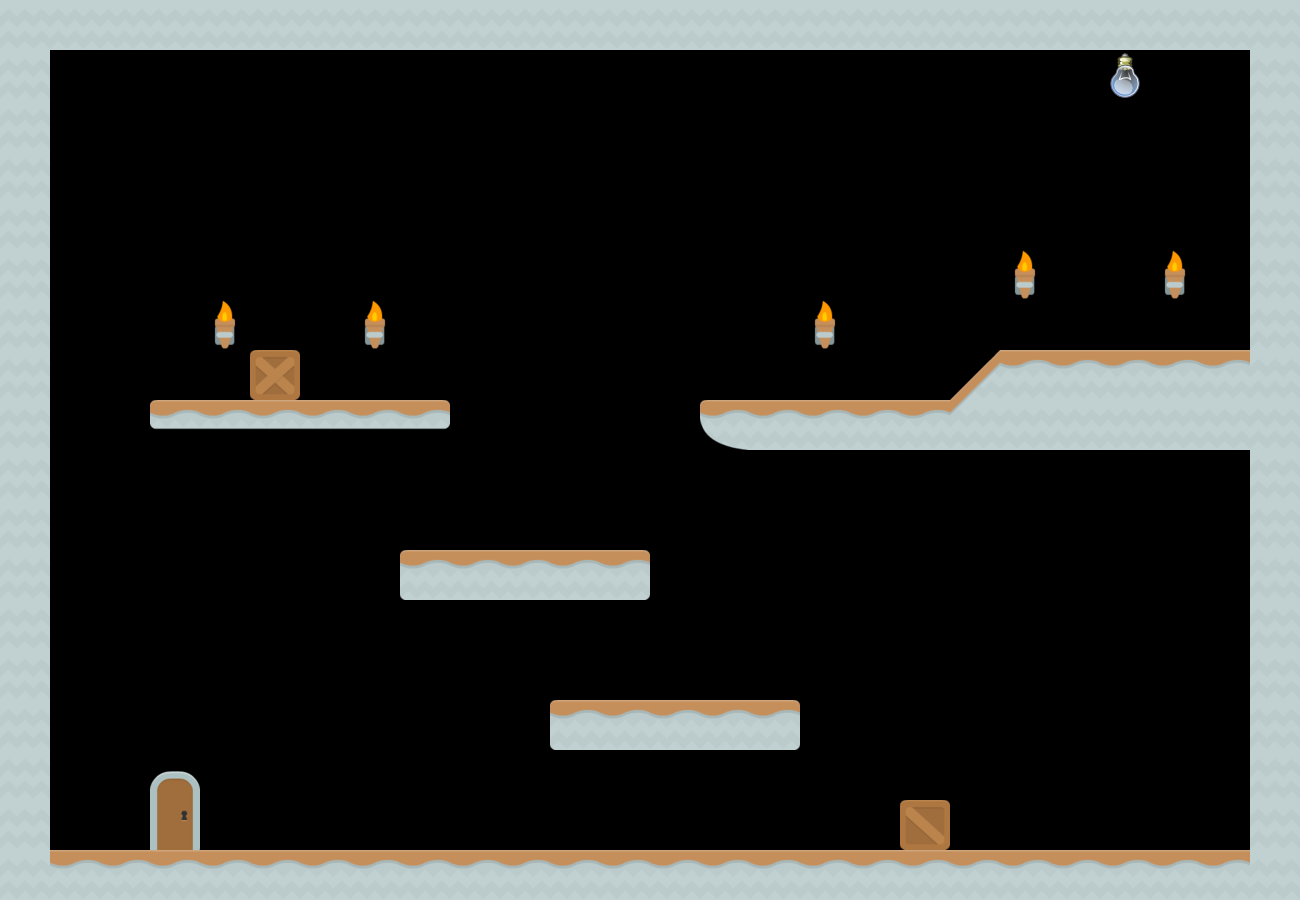

Below is a game level as drawn by its tile map, then a one-line description and the .tmx that defines it (tile-layer data replaced by summaries):
An orthogonal 26x18 tile map with 50x50 px tiles, 1 tile layer (Tile Layer 1), 5 tilesets and 4 objects.

<map version="1.0" orientation="orthogonal" width="26" height="18" tilewidth="50" tileheight="50">
 <tileset firstgid="1" source="dirt.tsx" />
 <tileset firstgid="21" source="misc.tsx" />
 <tileset firstgid="51" source="talker.tsx" />
 <tileset firstgid="67" source="lightbulb.tsx" />
 <tileset firstgid="69" source="box.tsx" />
 <layer name="Tile Layer 1" width="26" height="18">
  <data>[468 cells, 127 non-empty, 16 distinct tile ids]</data>
 </layer>
 <objectgroup name="Foreground Objects" width="26" height="18">
  <object gid="52" x="828" y="850">
   <properties>
    <property name="message" value="I'm not allowed to jump. I haven't done the training" />
    <property name="msgHeight" value="75" />
    <property name="msgWidth" value="150" />
   </properties>
  </object>
  <object x="134" y="730" width="76" height="118">
   <properties>
    <property name="components" value="PlayerSpawn" />
   </properties>
  </object>
  <object x="401" y="78" width="398" height="261">
   <properties>
    <property name="components" value="HintText" />
    <property name="hintTimeout" value="20000" />
    <property name="message" value="You have telekinetic powers. You can pick up boxes if they're in range. Walk up to a box, and click on it to pick it up. Hold down the mouse button and you can move it around. You can stand on boxes to reach items" />
   </properties>
  </object>
  <object x="64" y="445" width="322" height="221">
   <properties>
    <property name="components" value="HintText" />
    <property name="hintTimeout" value="10000" />
    <property name="message" value="Move around with either the arrow keys, or WASD. You can jump through thin platforms, but not thick ones. You can also climb down from thin platforms, by pressing &quot;down&quot;" />
   </properties>
  </object>
 </objectgroup>
</map>
